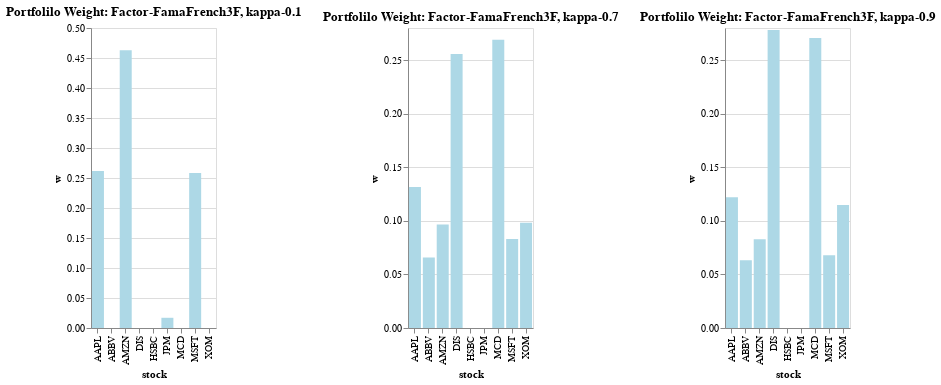

Notebook code cell kept with this figure:
### Markdown cell above
- Fama French 3-Factor

### Code cell
#fama_french_3F

note_method = 'FamaFrench3F'
color = 'lightblue'
mu = X.mean(axis=0)
Sigma = fama_french_3F(X_trn)
charts = []

for kappa in kappa_vals:
    w_GMRP_robust, chart = portfolioMaxReturnRobustEllipsoid(mu, Sigma, kappa, color, note_method)
    ref = (note_method, kappa)
    dict_track[ref] = w_GMRP_robust
    charts.append(chart)

display(alt.hconcat(*charts))

### Figure 1 — Vega-Lite specification as saved in the notebook (floating-point values rounded to 4 significant figures)
{"config": {"view": {"continuousWidth": 300, "continuousHeight": 300}}, "hconcat": [{"data": {"name": "data-447c47c19b2d8b24ce1c673d26ec692f"}, "mark": {"type": "bar", "color": "lightblue", "size": 12}, "encoding": {"x": {"field": "stock", "type": "nominal"}, "y": {"field": "w", "type": "quantitative"}}, "title": "Portfolilo Weight: Factor-FamaFrench3F, kappa-0.1", "width": 125}, {"data": {"name": "data-5fd04a71ba1898ce7d726ed6fa0a0474"}, "mark": {"type": "bar", "color": "lightblue", "size": 12}, "encoding": {"x": {"field": "stock", "type": "nominal"}, "y": {"field": "w", "type": "quantitative"}}, "title": "Portfolilo Weight: Factor-FamaFrench3F, kappa-0.7", "width": 125}, {"data": {"name": "data-ce3605c368a469e928b5c60645dc8006"}, "mark": {"type": "bar", "color": "lightblue", "size": 12}, "encoding": {"x": {"field": "stock", "type": "nominal"}, "y": {"field": "w", "type": "quantitative"}}, "title": "Portfolilo Weight: Factor-FamaFrench3F, kappa-0.9", "width": 125}], "$schema": "https://vega.github.io/schema/vega-lite/v5.17.0.json", "datasets": {"data-447c47c19b2d8b24ce1c673d26ec692f": [{"w": 0.2617, "stock": "AAPL"}, {"w": 8.208e-08, "stock": "ABBV"}, {"w": 0.4629, "stock": "AMZN"}, {"w": 9.499e-09, "stock": "DIS"}, {"w": 4.597e-08, "stock": "HSBC"}, {"w": 0.01703, "stock": "JPM"}, {"w": 2.819e-08, "stock": "MCD"}, {"w": 0.2584, "stock": "MSFT"}, {"w": 7.919e-09, "stock": "XOM"}], "data-5fd04a71ba1898ce7d726ed6fa0a0474": [{"w": 0.1315, "stock": "AAPL"}, {"w": 0.06578, "stock": "ABBV"}, {"w": 0.09657, "stock": "AMZN"}, {"w": 0.2557, "stock": "DIS"}, {"w": 3.271e-08, "stock": "HSBC"}, {"w": 3.279e-07, "stock": "JPM"}, {"w": 0.2691, "stock": "MCD"}, {"w": 0.08308, "stock": "MSFT"}, {"w": 0.09835, "stock": "XOM"}], "data-ce3605c368a469e928b5c60645dc8006": [{"w": 0.1221, "stock": "AAPL"}, {"w": 0.06325, "stock": "ABBV"}, {"w": 0.08294, "stock": "AMZN"}, {"w": 0.2782, "stock": "DIS"}, {"w": 3.965e-10, "stock": "HSBC"}, {"w": 1.229e-09, "stock": "JPM"}, {"w": 0.2707, "stock": "MCD"}, {"w": 0.06786, "stock": "MSFT"}, {"w": 0.1149, "stock": "XOM"}]}}
